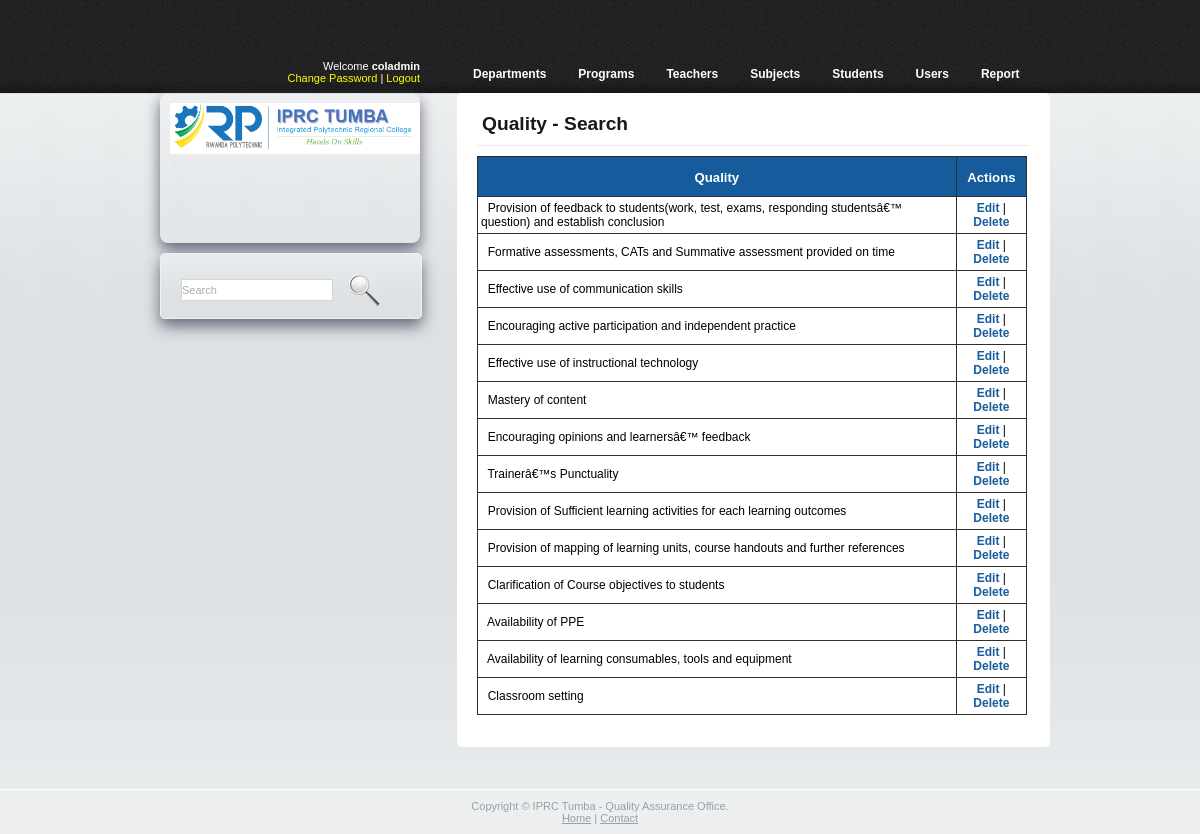
The app's page /admin/qualities_search.php (signed in) with its own data.
### tables this page shows
CREATE TABLE `tbl_quality` (
  `quality_id` int(20) NOT NULL,
  `quality` varchar(300) NOT NULL,
  `Title` varchar(50) NOT NULL
);

### admin/qualities_search.php (the view, shortened to what this page needs)
<?php
require_once("./includes/functions.php");
global $connPDO;
?>
<!DOCTYPE html PUBLIC "-//W3C//DTD XHTML 1.0 Transitional//EN" "http://www.w3.org/TR/xhtml1/DTD/xhtml1-transitional.dtd">
<html xmlns="http://www.w3.org/1999/xhtml">
<head>
	<link rel="stylesheet" type="text/css" href="css/style.css" />
</head>
<body>
<div class="main">
	<?php
  		echo plotHeaderMenuInfo("qualities_new.php");
  	?>
  <div class="body">
    <div class="main_body">
		<h2>Quality - Search</h2>
		<table id='listEntries' width="550" border="1" cellspacing="0" cellpadding="0" bordercolor="#CCCCCC" style="border-collapse:collapse;">
        <?php
			$keyword		=	trim($_GET['keyword']);
			$searchQry		=  "SELECT * FROM `tbl_quality` WHERE `quality` LIKE '{$keyword}%'
								ORDER BY `tbl_quality`.`quality_id` DESC";
			$searchRes 		= 	$connPDO->query($searchQry);
			$searchNumRows	=	$searchRes->queryString;
			if (!$searchNumRows)
			{
	           echo '<tr>
                <td height="30" colspan="3" align="center"><strong style="color:red;">Search Not Found</strong></td>
              </tr>';
			}
			else
			{
		  ?>
		      <tr>
                <th height="30" align="center"><strong>Quality</strong></td>
                <th align="center"><strong>Actions</strong></td>
              </tr>
			<?php
			 	while ($searchArr = $searchRes->fetch(PDO::FETCH_ASSOC))
				{
			?>
					<tr>
						<td height="30">&nbsp;
							<?php
								echo $searchArr["quality"];
							?>
						</td>
						<td align="center">
							<a href="qualities_edit.php?id=<?php echo $searchArr["quality_id"] ?>&keyword=<?php echo $_GET["keyword"]?>">Edit</a> |
							<a onclick="javascript: return confirm('Sure! Do you want to Delete?');"
							href="qualities_delete.php?id=<?php echo $searchArr["quality_id"]?>&keyword=<?php $_GET["keyword"]?>">
							Delete
							</a>
						</td>
					</tr>
          <?php
		  		}
			}
		  ?>
        </table>
      <p>&nbsp;</p>
    </div>
		<?php
			echo plotLogoDiv();
			echo plotSearchDiv('qualities_search.php');
		?>
    </div>
		<br/><br/>
	</div>
<?php
	echo plotFooterDiv();
?>
</body>
</html>

### admin/css/style.css (style rules this page uses)
body { margin:0; padding:0; background: none; width:100%; background:#fafbfb url(../images/bg.gif) top repeat-x; font:12px Arial, Helvetica, sans-serif }
html { padding:0; margin:0; }
.main { width:900px; padding:0; margin:0 auto; }
.body { width:900px; margin:0; padding:0; }
.body h2 { font: normal 24px Arial, Helvetica, sans-serif; color:#181818; padding:10px 5px; margin:10px 0 10px 0; border-bottom:1px solid #e9ebec; }
.body p { font:normal 11px Arial, Helvetica, sans-serif; color:#232323; padding:0; margin:10px 0; }
.body a { color:#d34600; font:bold 12px Arial, Helvetica, sans-serif; text-decoration:none; }
.main_body { width :553px; padding :0 20px; margin :0; float :right; background :#fff; border-radius : 5px; -webkit-transition :-webkit-box-shadow 1s linear; -moz-transition :-moz-box-shadow 1s linear; }
.main_body a { font:bold 11px Arial, Helvetica, sans-serif; color:#0c9ec4; text-decoration:none; }
.main_body h2 { font-family: "Trebuchet MS", sans-serif;font-size: 1.6em;font-weight:bold; }
#listEntries { font-family : "Trebuchet MS", Arial, Helvetica, sans-serif; border-collapse : collapse; -webkit-transition : -webkit-box-shadow 1s linear; -moz-transition : -webkit-box-shadow 1s linear; }
#listEntries td, #listEntries th { font-size:1em; border:1px solid #2E2E2E; padding:3px; }
#listEntries th { font-size:1.1em; text-align:center; padding-top:5px; padding-bottom:4px; background-color:#165C9C; color:#FFF; }
#listEntries a { color:#165C9C; font:bold 12px Arial, Helvetica, sans-serif; text-decoration:none; }

### records on screen
tbl_quality: quality "Provision of feedback to students(work, test, exams, responding studentsâ€™ question) and establish conclusion"
tbl_quality: quality "Formative assessments, CATs and Summative assessment provided on time"
tbl_quality: quality "Effective use of communication skills"
tbl_quality: quality "Encouraging active participation and independent practice"
tbl_quality: quality "Effective use of instructional technology"
tbl_quality: quality "Mastery of content"
tbl_quality: quality "Encouraging opinions and learnersâ€™ feedback"
tbl_quality: quality "Trainerâ€™s Punctuality"
tbl_quality: quality "Provision of Sufficient learning activities for each learning outcomes"
tbl_quality: quality "Provision of mapping of learning units, course handouts and further references"
tbl_quality: quality "Clarification of Course objectives to students"
tbl_quality: quality "Availability of PPE"
tbl_quality: quality "Availability of learning consumables, tools and equipment"
tbl_quality: quality "Classroom setting"

### other values on screen
$_SESSION['u_utype'] "coladmin"
$menuName "Departments"
$menuName "Programs"
$menuName "Teachers"
$menuName "Subjects"
$menuName "Students"
$menuName "Users"
$menuName "Report"
